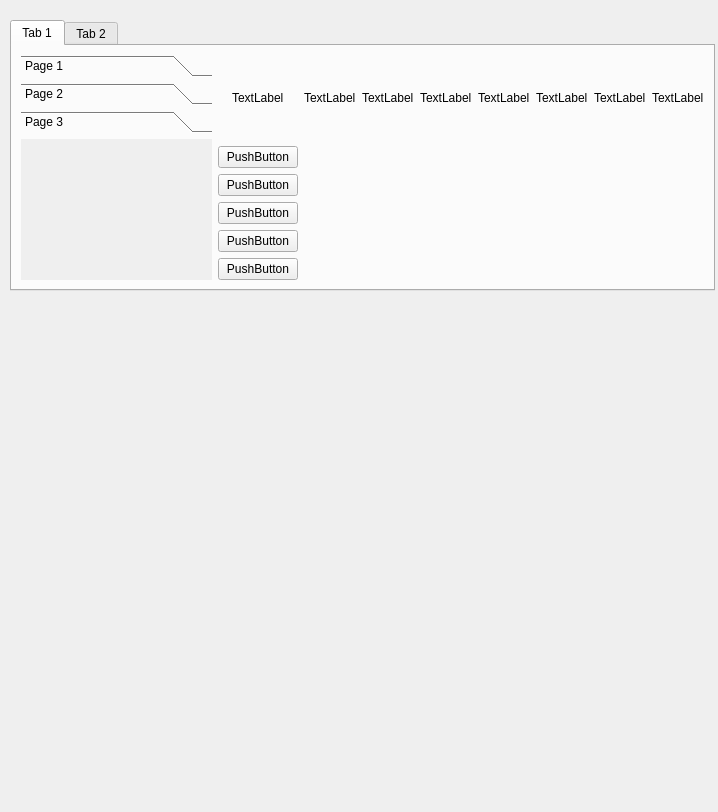
<?xml version="1.0" encoding="UTF-8"?>
<ui version="4.0">
 <class>Form</class>
 <widget class="QWidget" name="Form">
  <property name="geometry">
   <rect>
    <x>0</x>
    <y>0</y>
    <width>718</width>
    <height>812</height>
   </rect>
  </property>
  <property name="windowTitle">
   <string>Form</string>
  </property>
  <widget class="QTabWidget" name="tabWidget">
   <property name="geometry">
    <rect>
     <x>10</x>
     <y>20</y>
     <width>705</width>
     <height>271</height>
    </rect>
   </property>
   <property name="statusTip">
    <string/>
   </property>
   <property name="currentIndex">
    <number>0</number>
   </property>
   <widget class="QWidget" name="continent_1">
    <attribute name="title">
     <string>Tab 1</string>
    </attribute>
    <layout class="QHBoxLayout" name="horizontalLayout_3">
     <item>
      <widget class="QToolBox" name="toolBox">
       <property name="currentIndex">
        <number>2</number>
       </property>
       <widget class="QWidget" name="currency_1">
        <property name="geometry">
         <rect>
          <x>0</x>
          <y>0</y>
          <width>73</width>
          <height>127</height>
         </rect>
        </property>
        <attribute name="label">
         <string>Page 1</string>
        </attribute>
       </widget>
       <widget class="QWidget" name="currency_2">
        <property name="geometry">
         <rect>
          <x>0</x>
          <y>0</y>
          <width>73</width>
          <height>127</height>
         </rect>
        </property>
        <attribute name="label">
         <string>Page 2</string>
        </attribute>
       </widget>
       <widget class="QWidget" name="currency_3">
        <property name="geometry">
         <rect>
          <x>0</x>
          <y>0</y>
          <width>73</width>
          <height>127</height>
         </rect>
        </property>
        <attribute name="label">
         <string>Page 3</string>
        </attribute>
       </widget>
      </widget>
     </item>
     <item>
      <layout class="QGridLayout" name="gridLayout">
       <property name="sizeConstraint">
        <enum>QLayout::SetMinimumSize</enum>
       </property>
       <item row="0" column="2">
        <widget class="QLabel" name="zone3">
         <property name="text">
          <string>TextLabel</string>
         </property>
        </widget>
       </item>
       <item row="0" column="4">
        <widget class="QLabel" name="zone5">
         <property name="text">
          <string>TextLabel</string>
         </property>
        </widget>
       </item>
       <item row="2" column="0">
        <widget class="QPushButton" name="rate_2">
         <property name="text">
          <string>PushButton</string>
         </property>
        </widget>
       </item>
       <item row="0" column="6">
        <widget class="QLabel" name="zone7">
         <property name="text">
          <string>TextLabel</string>
         </property>
        </widget>
       </item>
       <item row="5" column="0">
        <widget class="QPushButton" name="rate_5">
         <property name="text">
          <string>PushButton</string>
         </property>
        </widget>
       </item>
       <item row="4" column="0">
        <widget class="QPushButton" name="rate_4">
         <property name="text">
          <string>PushButton</string>
         </property>
        </widget>
       </item>
       <item row="0" column="1">
        <widget class="QLabel" name="zone2">
         <property name="text">
          <string>TextLabel</string>
         </property>
        </widget>
       </item>
       <item row="1" column="0">
        <widget class="QPushButton" name="rate_1">
         <property name="text">
          <string>PushButton</string>
         </property>
        </widget>
       </item>
       <item row="3" column="0">
        <widget class="QPushButton" name="rate_3">
         <property name="text">
          <string>PushButton</string>
         </property>
        </widget>
       </item>
       <item row="0" column="0" alignment="Qt::AlignHCenter">
        <widget class="QLabel" name="zone1">
         <property name="text">
          <string>TextLabel</string>
         </property>
        </widget>
       </item>
       <item row="0" column="5">
        <widget class="QLabel" name="zone6">
         <property name="text">
          <string>TextLabel</string>
         </property>
        </widget>
       </item>
       <item row="0" column="3">
        <widget class="QLabel" name="zone4">
         <property name="text">
          <string>TextLabel</string>
         </property>
        </widget>
       </item>
       <item row="0" column="7">
        <widget class="QLabel" name="zone8">
         <property name="text">
          <string>TextLabel</string>
         </property>
        </widget>
       </item>
      </layout>
     </item>
    </layout>
   </widget>
   <widget class="QWidget" name="continent_2">
    <attribute name="title">
     <string>Tab 2</string>
    </attribute>
    <layout class="QHBoxLayout" name="horizontalLayout"/>
   </widget>
  </widget>
 </widget>
 <tabstops>
  <tabstop>tabWidget</tabstop>
  <tabstop>rate_1</tabstop>
  <tabstop>rate_2</tabstop>
  <tabstop>rate_3</tabstop>
  <tabstop>rate_4</tabstop>
  <tabstop>rate_5</tabstop>
 </tabstops>
 <resources/>
 <connections/>
</ui>
